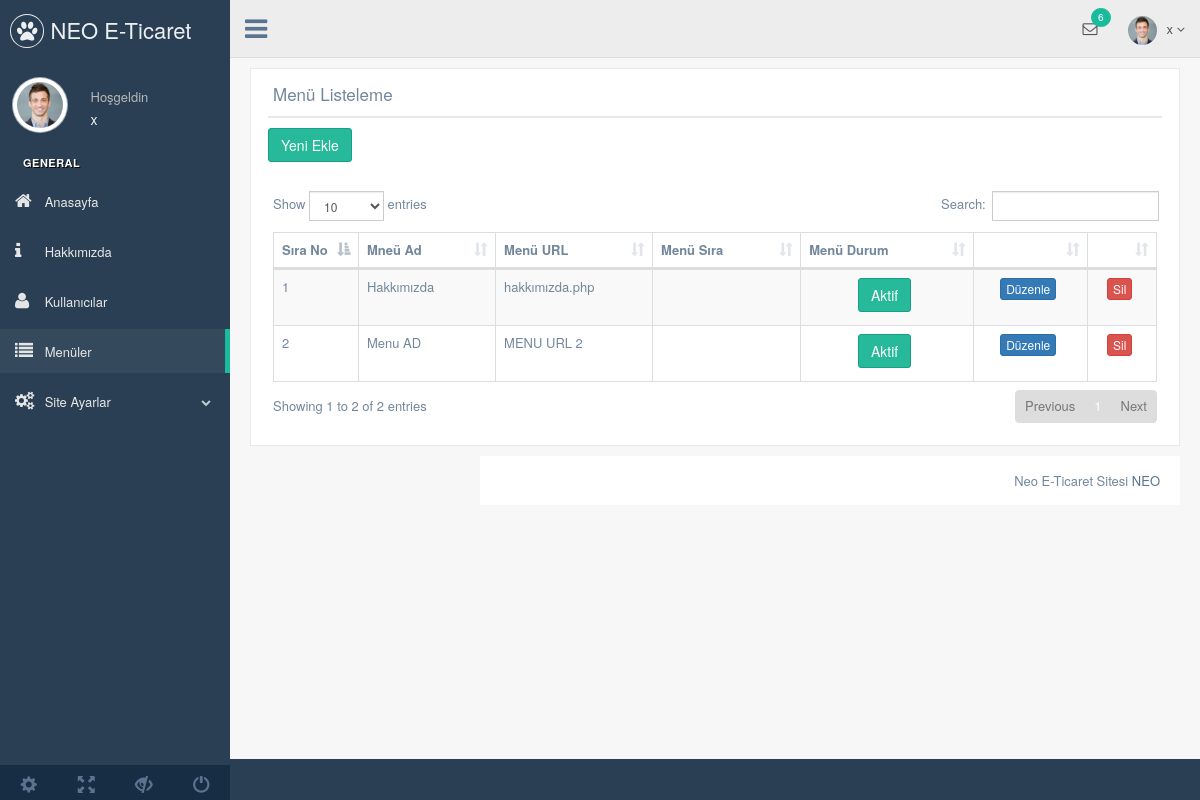
The app's page /nedmin/production/menu.php (signed in) with its own data.
### tables this page shows
CREATE TABLE `kullanici` (
  `kullanici_id` int(5) NOT NULL,
  `kullanici_zaman` datetime NOT NULL DEFAULT current_timestamp(),
  `kullanici_resim` varchar(250) NOT NULL,
  `kullanici_tc` varchar(25) NOT NULL,
  `kullanici_ad` varchar(100) NOT NULL,
  `kullanici_mail` varchar(100) NOT NULL,
  `kullanici_gsm` varchar(50) NOT NULL,
  `kullanici_password` varchar(100) NOT NULL,
  `kullanici_adsoyad` varchar(100) NOT NULL,
  `kullanici_adres` varchar(250) NOT NULL,
  `kullanici_il` varchar(50) NOT NULL,
  `kullanici_ilce` varchar(50) NOT NULL,
  `kullanici_unvan` varchar(100) NOT NULL,
  `kullanici_yetki` varchar(50) NOT NULL,
  `kullanici_durum` int(1) NOT NULL
);

CREATE TABLE `menu` (
  `menu_id` int(11) NOT NULL,
  `menu_ust` varchar(50) NOT NULL,
  `menu_ad` varchar(100) NOT NULL,
  `menu_detay` text NOT NULL,
  `menu_url` varchar(100) NOT NULL,
  `menu_sıra` varchar(50) NOT NULL,
  `menu_durum` enum('0','1') NOT NULL,
  `menu_seourl` varchar(250) NOT NULL
);

### nedmin/production/menu.php (the view, shortened to what this page needs)
<?php
include 'header.php';
$menusor=$db->prepare("SELECT * FROM menu");
$menusor->execute();
 ?>
<div class="right_col" role="main">
  <div class="">
    <div class="row">
      <div class="col-md-12 col-sm-12 col-xs-12">
        <div class="x_panel">
          <div class="x_title">
            <h2>Menü Listeleme</h2>
            <div class="clearfix"></div>
          </div>
            <div class="">
              <a href="menu-ekle.php"> <button  class="btn btn-success">Yeni Ekle</button></a>
            </div>
          <div class="x_content">
            <br />
            <table id="datatable-responsive" class="table table-striped table-bordered dt-responsive nowrap" cellspacing="0" width="100%">
                      <thead>
                        <tr>
                          <th>Sıra No</th>
                          <th>Mneü Ad</th>
                          <th>Menü URL</th>
                          <th>Menü Sıra</th>
                          <th>Menü Durum</th>
                          <th></th>
                          <th></th>
                        </tr>
                      </thead>
                      <tbody>
                        <?php
                          $say=0;
                          while ($menucek=$menusor->fetch(PDO::FETCH_ASSOC)) { $say++;?>
                          <tr>
                            <td width="15"><?php echo $say; ?></td>
                            <td><?php echo $menucek['menu_ad'] ?></td>
                            <td><?php echo $menucek['menu_url'] ?></td>
                            <td><?php echo $menucek['menu_sira'] ?></td>
                            <td><center>
                            <?php
                            if ($menucek['menu_durum'] == 1) {?>
                              <button class="btn btn-success">Aktif</button>
                            <?php  }else {?>
                              <button class="btn btn-danger">Pasif</button>
                            <?php }  ?>
                          </center></td>
                            <td><center><a href="menu-duzenle.php?menu_id=<?php echo $menucek['menu_id']; ?>"><button class="btn btn-primary btn-xs">Düzenle</button></a></center></td>
                          <td><center><a href="../netting/islem.php?menu_id=<?php echo $menucek['menu_id']; ?>&menusil=ok"><button class="btn btn-danger btn-xs">Sil</button></a></center></td>
                          </tr>
                      <?php  }  ?>
                      </tbody>
                    </table>
          </div>
        </div>
      </div>
    </div>
<?php include 'footer.php' ?>

### nedmin/production/header.php (shortened to what this page needs)
<?php
include '../netting/baglan.php';
$kullanicisor=$db->prepare("SELECT * FROM kullanici where kullanici_mail=:mail");
$kullanicisor->execute(
  [
    'mail' => $_SESSION['kullanici_mail']
  ]
);
$kullanicicek=$kullanicisor->fetch(PDO::FETCH_ASSOC);
 ?>
<!DOCTYPE html>
<html lang="en">
  <head>
    <link href="../vendors/bootstrap/dist/css/bootstrap.min.css" rel="stylesheet">
    <link href="../vendors/font-awesome/css/font-awesome.min.css" rel="stylesheet">
    <link href="../vendors/nprogress/nprogress.css" rel="stylesheet">
    <link href="../vendors/iCheck/skins/flat/green.css" rel="stylesheet">
    <link href="../vendors/datatables.net-bs/css/dataTables.bootstrap.min.css" rel="stylesheet">
    <link href="../vendors/datatables.net-buttons-bs/css/buttons.bootstrap.min.css" rel="stylesheet">
    <link href="../vendors/datatables.net-fixedheader-bs/css/fixedHeader.bootstrap.min.css" rel="stylesheet">
    <link href="../vendors/datatables.net-responsive-bs/css/responsive.bootstrap.min.css" rel="stylesheet">
    <link href="../vendors/datatables.net-scroller-bs/css/scroller.bootstrap.min.css" rel="stylesheet">
    <link href="../build/css/custom.min.css" rel="stylesheet">
  </head>
  <body class="nav-md">
    <div class="container body">
      <div class="main_container">
        <div class="col-md-3 left_col">
          <div class="left_col scroll-view">
            <div class="navbar nav_title" style="border: 0;">
              <a href="index.html" class="site_title"><i class="fa fa-paw"></i> <span>NEO E-Ticaret</span></a>
            </div>
            <div class="profile clearfix">
              <div class="profile_pic">
                <img src="images/img.jpg" alt="..." class="img-circle profile_img">
              </div>
              <div class="profile_info">
                <span>Hoşgeldin</span>
                <h2><?php echo $kullanicicek['kullanici_adsoyad'] ?></h2>
              </div>
            </div>
            <br />
            <div id="sidebar-menu" class="main_menu_side hidden-print main_menu">
              <div class="menu_section">
                <h3>General</h3>
                <ul class="nav side-menu">
                    <li><a href="index.php"><i class="fa fa-home"></i> Anasayfa </a></li>
                    <li><a href="hakkimizda_ayarlar.php"><i class="fa fa-info"></i> Hakkımızda </a></li>
                    <li><a href="kullanici.php"><i class="fa fa-user"></i> Kullanıcılar </a></li>
                    <li><a href="menu.php"><i class="fa fa-list"></i> Menüler </a></li>
                    <li><a><i class="fa fa-cogs"></i> Site Ayarlar <span class="fa fa-chevron-down"></span></a>
                  </li>
              </div>
            </div>
            <div class="sidebar-footer hidden-small">
              <a data-toggle="tooltip" data-placement="top" title="Settings">
                <span class="glyphicon glyphicon-cog" aria-hidden="true"></span>
              </a>
              <a data-toggle="tooltip" data-placement="top" title="FullScreen">
                <span class="glyphicon glyphicon-fullscreen" aria-hidden="true"></span>
              </a>
              <a data-toggle="tooltip" data-placement="top" title="Lock">
                <span class="glyphicon glyphicon-eye-close" aria-hidden="true"></span>
              </a>
              <a href="logout.php" data-toggle="tooltip" data-placement="top" title="Güvenli Çıkış">
                <span class="glyphicon glyphicon-off" aria-hidden="true"></span>
              </a>
            </div>
          </div>
        </div>
        <div class="top_nav">
          <div class="nav_menu">
            <nav>
              <div class="nav toggle">
                <a id="menu_toggle"><i class="fa fa-bars"></i></a>
              </div>
              <ul class="nav navbar-nav navbar-right">
                <li class="">
                  <a href="javascript:;" class="user-profile dropdown-toggle" data-toggle="dropdown" aria-expanded="false">
                    <img src="images/img.jpg" alt=""><?php echo $kullanicicek['kullanici_adsoyad']; ?>
                    <span class=" fa fa-angle-down"></span>
                  </a>
                </li>
                <li role="presentation" class="dropdown">
                  <a href="javascript:;" class="dropdown-toggle info-number" data-toggle="dropdown" aria-expanded="false">
                    <i class="fa fa-envelope-o"></i>
                    <span class="badge bg-green">6</span>
                  </a>
                </li>
              </ul>
            </nav>
          </div>
        </div>

### records on screen
kullanici: kullanici_adsoyad "x"
menu: menu_ad "Hakkımızda", menu_url "hakkımızda.php", menu_durum "Aktif"
menu: menu_ad "Menu AD", menu_url "MENU URL 2", menu_durum "Aktif"
